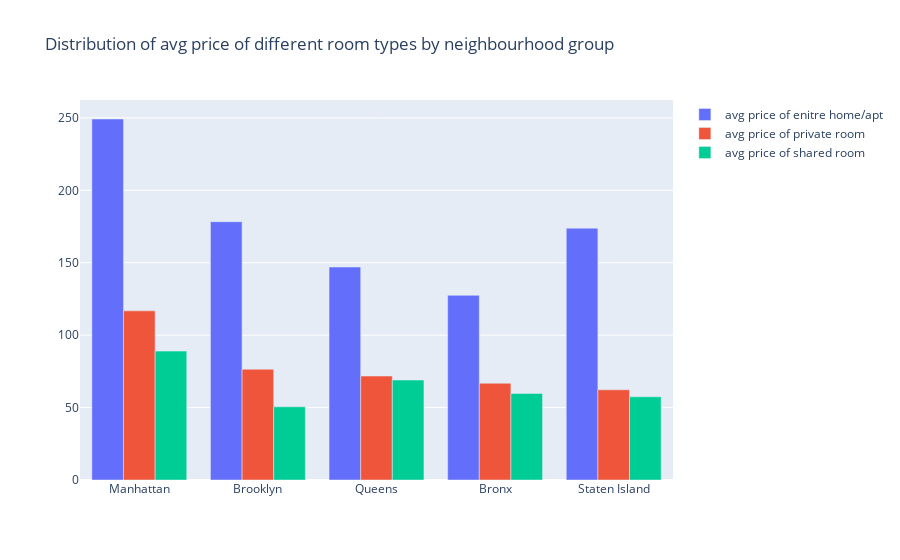

Notebook code for this chart:
### Code cell
#distribution of avg price of different room type based on neighbourhood_group
trace1 = go.Bar(x = list(price_df.neighbourhood_group),y = list(price_df["Entire home/apt"]),name = "avg price of enitre home/apt")
trace2 = go.Bar(x = list(price_df.neighbourhood_group),y = list(price_df["Private room"]),name = "avg price of private room")
trace3 = go.Bar(x = list(price_df.neighbourhood_group),y = list(price_df["Shared room"]),name = "avg price of shared room")
data =[trace1,trace2,trace3]
layout = go.Layout(title = "Distribution of avg price of different room types by neighbourhood group")
fig = go.Figure(data= data,layout = layout)
py.iplot(fig)

### Figure 1 — Plotly figure (JSON) as saved in the notebook; plotly's stock layout.template omitted (floating-point values rounded to 4 significant figures)
{"data": [{"name": "avg price of enitre home/apt", "type": "bar", "x": ["Manhattan", "Brooklyn", "Queens", "Bronx", "Staten Island"], "y": [249.2, 178.3, 147.1, 127.5, 173.8]}, {"name": "avg price of private room", "type": "bar", "x": ["Manhattan", "Brooklyn", "Queens", "Bronx", "Staten Island"], "y": [116.8, 76.5, 71.76, 66.79, 62.29]}, {"name": "avg price of shared room", "type": "bar", "x": ["Manhattan", "Brooklyn", "Queens", "Bronx", "Staten Island"], "y": [88.98, 50.53, 69.02, 59.8, 57.44]}], "layout": {"title": {"text": "Distribution of avg price of different room types by neighbourhood group"}}}
